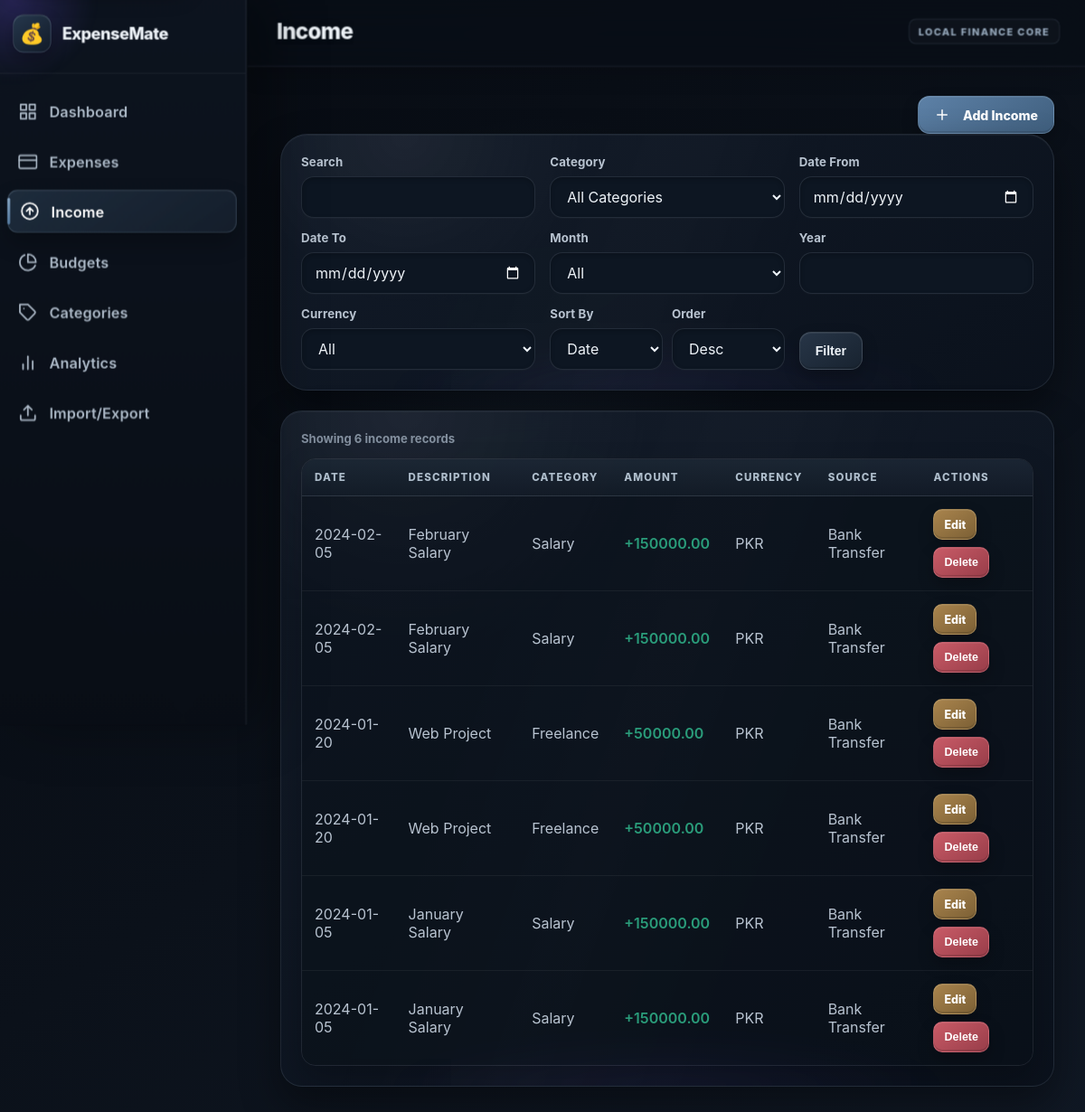
Page /income on the committed database.
### tables this page shows
CREATE TABLE "income" (
            id INTEGER PRIMARY KEY AUTOINCREMENT,
            amount REAL NOT NULL CHECK(
                amount > 0 AND
                amount <= 99999999.99 AND
                amount = ROUND(amount, 2)
            ),
            category_id INTEGER NOT NULL,
            description TEXT CHECK(description IS NULL OR length(description) <= 500),
            date DATE NOT NULL CHECK(
                length(date) = 10 AND
                date GLOB '[0-9][0-9][0-9][0-9]-[0-9][0-9]-[0-9][0-9]' AND
                date(date) IS NOT NULL AND
                date(date) = date AND
                date BETWEEN '2000-01-01' AND '2100-12-31'
            ),
            source TEXT CHECK(source IS NULL OR length(source) <= 500),
            currency TEXT NOT NULL DEFAULT 'PKR' CHECK(
                currency IN ('PKR', 'USD', 'EUR', 'GBP', 'AED', 'SAR')
            ),
            created_at DATETIME DEFAULT CURRENT_TIMESTAMP,
            FOREIGN KEY (category_id) REFERENCES "categories"(id) ON DELETE RESTRICT
        );

CREATE TABLE "categories" (
            id INTEGER PRIMARY KEY AUTOINCREMENT,
            name TEXT NOT NULL CHECK(length(trim(name)) BETWEEN 1 AND 100) COLLATE NOCASE,
            type TEXT NOT NULL CHECK(type IN ('expense', 'income')),
            created_at DATETIME DEFAULT CURRENT_TIMESTAMP,
            UNIQUE(name COLLATE NOCASE, type)
        );

### app.py (the view)
    @app.route("/income")
    def income_list():
        filters = _validated_filters(include_payment=False)
        if filters["errors"]:
            for error in filters["errors"][:5]:
                flash(error, "error")
        try:
            incomes = get_incomes(
                search=filters["search"] or None,
                category_id=filters["category_id"],
                date_from=filters["date_from"],
                date_to=filters["date_to"],
                month=filters["month"],
                year=filters["year"],
                currency=filters["currency"],
                sort_by=filters["sort_by"],
                sort_order=filters["sort_order"],
            )
            categories = get_categories("income")
            raw = filters["raw"]
            return render_template(
                "income.html",
                incomes=incomes,
                categories=categories,
                search=filters["search"],
                category_id=raw["category_id"],
                date_from=raw["date_from"],
                date_to=raw["date_to"],
                month=raw["month"],
                year=raw["year"],
                currency=raw["currency"],
                sort_by=filters["sort_by"],
                sort_order=filters["sort_order"],
                currencies=VALID_CURRENCIES,
            )
        except Exception:
            logger.exception("Error loading incomes")
            flash("An error occurred while processing your request.", "error")
            return redirect(url_for("dashboard"))

### app.py (called while the page is built, shortened)
def _is_truthy_env(value: str | None) -> bool:
    return str(value or "").strip().lower() in {"1", "true", "yes", "on"}

def _production_mode() -> bool:
    return _is_truthy_env(os.environ.get("FLASK_PRODUCTION")) or (
        os.environ.get("FLASK_ENV", "").strip().lower() == "production"
    )

def _csrf_token() -> str:
    token = session.get("csrf_token")
    if not isinstance(token, str) or len(token) < 32:
        token = secrets.token_urlsafe(32)
        session["csrf_token"] = token
    return token

def _request_origin_allowed() -> bool:
    if request.method not in UNSAFE_METHODS:
        return True

def _validated_optional_id(raw_value):
    if raw_value in (None, ""):
        return None, None
    valid, value, error = validate_id(raw_value)
    return (value, None) if valid else (None, error)

def _validated_optional_month(raw_value):
    if raw_value in (None, ""):
        return None, None
    valid, value, error = validate_month(raw_value)
    return (value, None) if valid else (None, error)

def _validated_optional_year(raw_value):
    if raw_value in (None, ""):
        return None, None
    valid, value, error = validate_year(raw_value)
    return (value, None) if valid else (None, error)

def _validated_optional_date(raw_value):
    if raw_value in (None, ""):
        return None, None
    valid, value = validate_date(raw_value)
    return (value, None) if valid else (None, "Invalid date.")

def _validated_currency(raw_value, default=None, optional=True):
    if raw_value in (None, ""):
        return (default if not optional else None), None

### database.py (called while the page is built)
def get_db_connection():
    db_dir = os.path.dirname(DB_PATH)
    try:
        os.makedirs(db_dir, exist_ok=True)
    except OSError as exc:
        raise PermissionError(
            f"Cannot create database directory: {db_dir}"
        ) from exc
    try:
        conn = sqlite3.connect(
            DB_PATH,
            timeout=10,
            isolation_level=None
        )
        conn.row_factory = sqlite3.Row
        conn.execute('PRAGMA foreign_keys = ON')
        conn.execute('PRAGMA busy_timeout = 10000')
        try:
            conn.execute('PRAGMA journal_mode = WAL')
        except sqlite3.OperationalError:
            conn.execute('PRAGMA journal_mode = DELETE')
        return conn
    except sqlite3.Error as exc:
        raise sqlite3.OperationalError(
            f"Cannot open database: {exc}"
        ) from exc

### validators.py (called while the page is built)
def _contains_control_chars(value):
    return bool(CONTROL_CHAR_PATTERN.search(value))

### templates/income.html (shortened to what this page needs)
{% extends 'base.html' %}
{% block page_title %}Income{% endblock %}
{% block content %}
<div style="margin-bottom: var(--spacing-lg); display: flex; justify-content: flex-end;">
    <a href="{{ url_for('add_income_page') }}" class="btn btn-primary">
        <svg viewBox="0 0 24 24" width="18" height="18" stroke="currentColor" stroke-width="2" fill="none" stroke-linecap="round" stroke-linejoin="round" aria-hidden="true" style="margin-right: 6px;"><line x1="12" y1="5" x2="12" y2="19"></line><line x1="5" y1="12" x2="19" y2="12"></line></svg>
        Add Income
    </a>
</div>
<div class="filter-section glass-card">
    <form class="filter-form" method="GET" action="{{ url_for('income_list') }}">
        <div class="form-row filter-row">
            <div class="form-group">
                <label for="search">Search</label>
                <input type="text" name="search" id="search" class="form-control" maxlength="200" autocomplete="off" value="{{ search or '' }}">
            </div>
            <div class="form-group">
                <label for="category_id">Category</label>
                <select name="category_id" id="category_id" class="form-control">
                    <option value="">All Categories</option>
                </select>
            </div>
            <div class="form-group">
                <label for="date_from">Date From</label>
                <input type="date" name="date_from" id="date_from" class="form-control" value="{{ date_from or '' }}" min="2000-01-01" max="2100-12-31">
            </div>
            <div class="form-group">
                <label for="date_to">Date To</label>
                <input type="date" name="date_to" id="date_to" class="form-control" value="{{ date_to or '' }}" min="2000-01-01" max="2100-12-31">
            </div>
            <div class="form-group">
                <label for="month">Month</label>
                <select name="month" id="month" class="form-control">
                    <option value="">All</option>
                </select>
            </div>
            <div class="form-group">
                <label for="year">Year</label>
                <input type="number" name="year" id="year" class="form-control" min="2000" max="2100" inputmode="numeric" value="{{ year or '' }}">
            </div>
            <div class="form-group">
                <label for="currency">Currency</label>
                <select name="currency" id="currency" class="form-control">
                    <option value="">All</option>
                </select>
            </div>
            <div class="form-group" style="display: flex; gap: 10px; align-items: flex-end;">
                <div style="flex: 1;">
                    <label for="sort_by">Sort By</label>
                    <select name="sort_by" id="sort_by" class="form-control">
                        <option value="date" {% if sort_by == 'date' %}selected{% endif %}>Date</option>
                    </select>
                </div>
                <div style="flex: 1;">
                    <label for="sort_order">Order</label>
                    <select name="sort_order" id="sort_order" class="form-control">
                        <option value="desc" {% if sort_order == 'desc' %}selected{% endif %}>Desc</option>
                    </select>
                </div>
            </div>
            <div class="form-group" style="align-self: flex-end;">
                <button type="submit" class="btn btn-secondary">Filter</button>
            </div>
        </div>
    </form>
</div>
<div class="glass-card">
    {% if incomes %}
    <p class="result-count">Showing {{ incomes|length }} income records</p>
    <div class="table-responsive">
        <table class="table">
            <thead>
                <tr>
                    <th scope="col">Date</th>
                    <th scope="col">Description</th>
                    <th scope="col">Category</th>
                    <th scope="col">Amount</th>
                    <th scope="col">Currency</th>
                    <th scope="col">Source</th>
                    <th scope="col">Actions</th>
                </tr>
            </thead>
            <tbody>
                {% for i in incomes %}
                <tr>
                    <td data-label="Date">{{ i.date }}</td>
                    <td data-label="Description">{{ i.description }}</td>
                    <td data-label="Category">{{ i.category_name }}</td>
                    <td data-label="Amount" style="font-weight: 600; color: var(--color-success);">+{{ "%.2f"|format(i.amount|float) }}</td>
                    <td data-label="Currency">{{ i.currency }}</td>
                    <td data-label="Source">{{ i.source }}</td>
                    <td data-label="Actions" class="actions">
                        <a href="{{ url_for('edit_income_page', id=i.id) }}" class="btn btn-sm btn-warning">Edit</a>
                        <form action="{{ url_for('delete_income_page', id=i.id) }}" method="POST" style="display: inline;">
                            <button type="button" class="btn btn-sm btn-danger" data-action="delete">Delete</button>
                        </form>
                    </td>
                </tr>
                {% endfor %}
            </tbody>
        </table>
    </div>
    {% endif %}
</div>
{% endblock %}

### templates/base.html (shortened to what this page needs)
<!DOCTYPE html>
<html lang="en">
<head>
    <link rel="stylesheet" href="{{ url_for('static', filename='css/style.css') }}">
</head>
<body data-page="{{ request.endpoint or '' }}">
    <div class="app-container" data-ui="formal-3d-finance-console">
        <aside class="sidebar" id="sidebar">
            <div class="sidebar-logo">
                <span class="logo-icon" aria-hidden="true">💰</span>
                <span class="logo-text">ExpenseMate</span>
            </div>
            <nav class="sidebar-nav">
                <a href="{{ url_for('dashboard') }}" class="sidebar-link {% if request.path == '/' %}active{% endif %}" {% if request.path == '/' %}aria-current="page"{% endif %}>
                    <svg viewBox="0 0 24 24" aria-hidden="true"><rect x="3" y="3" width="7" height="7"></rect><rect x="14" y="3" width="7" height="7"></rect><rect x="14" y="14" width="7" height="7"></rect><rect x="3" y="14" width="7" height="7"></rect></svg>
                    <span>Dashboard</span>
                </a>
                <a href="{{ url_for('expenses') }}" class="sidebar-link {% if request.path == '/expenses' %}active{% endif %}" {% if request.path == '/expenses' %}aria-current="page"{% endif %}>
                    <svg viewBox="0 0 24 24" aria-hidden="true"><path d="M21 4H3a2 2 0 0 0-2 2v12a2 2 0 0 0 2 2h18a2 2 0 0 0 2-2V6a2 2 0 0 0-2-2z"></path><line x1="1" y1="10" x2="23" y2="10"></line></svg>
                    <span>Expenses</span>
                </a>
                <a href="{{ url_for('income_list') }}" class="sidebar-link {% if request.path == '/income' %}active{% endif %}" {% if request.path == '/income' %}aria-current="page"{% endif %}>
                    <svg viewBox="0 0 24 24" aria-hidden="true"><circle cx="12" cy="12" r="10"></circle><polyline points="16 12 12 8 8 12"></polyline><line x1="12" y1="16" x2="12" y2="8"></line></svg>
                    <span>Income</span>
                </a>
                <a href="{{ url_for('budgets_page') }}" class="sidebar-link {% if request.path == '/budgets' %}active{% endif %}" {% if request.path == '/budgets' %}aria-current="page"{% endif %}>
                    <svg viewBox="0 0 24 24" aria-hidden="true"><path d="M21.21 15.89A10 10 0 1 1 8 2.83"></path><path d="M22 12A10 10 0 0 0 12 2v10z"></path></svg>
                    <span>Budgets</span>
                </a>
                <a href="{{ url_for('categories_page') }}" class="sidebar-link {% if request.path == '/categories' %}active{% endif %}" {% if request.path == '/categories' %}aria-current="page"{% endif %}>
                    <svg viewBox="0 0 24 24" aria-hidden="true"><path d="M20.59 13.41l-7.17 7.17a2 2 0 0 1-2.83 0L2 12V2h10l8.59 8.59a2 2 0 0 1 0 2.82z"></path><line x1="7" y1="7" x2="7.01" y2="7"></line></svg>
                    <span>Categories</span>
                </a>
                <a href="{{ url_for('analytics_page') }}" class="sidebar-link {% if request.path == '/analytics' %}active{% endif %}" {% if request.path == '/analytics' %}aria-current="page"{% endif %}>
                    <svg viewBox="0 0 24 24" aria-hidden="true"><line x1="18" y1="20" x2="18" y2="10"></line><line x1="12" y1="20" x2="12" y2="4"></line><line x1="6" y1="20" x2="6" y2="14"></line></svg>
                    <span>Analytics</span>
                </a>
                <a href="{{ url_for('import_export') }}" class="sidebar-link {% if request.path == '/import-export' %}active{% endif %}" {% if request.path == '/import-export' %}aria-current="page"{% endif %}>
                    <svg viewBox="0 0 24 24" aria-hidden="true"><path d="M21 15v4a2 2 0 0 1-2 2H5a2 2 0 0 1-2-2v-4"></path><polyline points="17 8 12 3 7 8"></polyline><line x1="12" y1="3" x2="12" y2="15"></line></svg>
                    <span>Import/Export</span>
                </a>
            </nav>
        </aside>
        <main id="main-content" class="main-content" tabindex="-1">
            <header class="top-header">
                <h1 class="page-heading">{% block page_title %}{% endblock %}</h1>
            </header>
            <div class="content-area">
                {% block content %}{% endblock %}
            </div>
        </main>
    </div>
</body>
</html>

### rows in the picture
income: date "2024-02-05", description "February Salary", category_name "Salary", amount "150000.00", currency "PKR", source "Bank Transfer"
income: date "2024-02-05", description "February Salary", category_name "Salary", amount "150000.00", currency "PKR", source "Bank Transfer"
income: date "2024-01-20", description "Web Project", category_name "Freelance", amount "50000.00", currency "PKR", source "Bank Transfer"
income: date "2024-01-20", description "Web Project", category_name "Freelance", amount "50000.00", currency "PKR", source "Bank Transfer"
income: date "2024-01-05", description "January Salary", category_name "Salary", amount "150000.00", currency "PKR", source "Bank Transfer"
income: date "2024-01-05", description "January Salary", category_name "Salary", amount "150000.00", currency "PKR", source "Bank Transfer"

### other values in the picture
{{ incomes|length }} "6"
